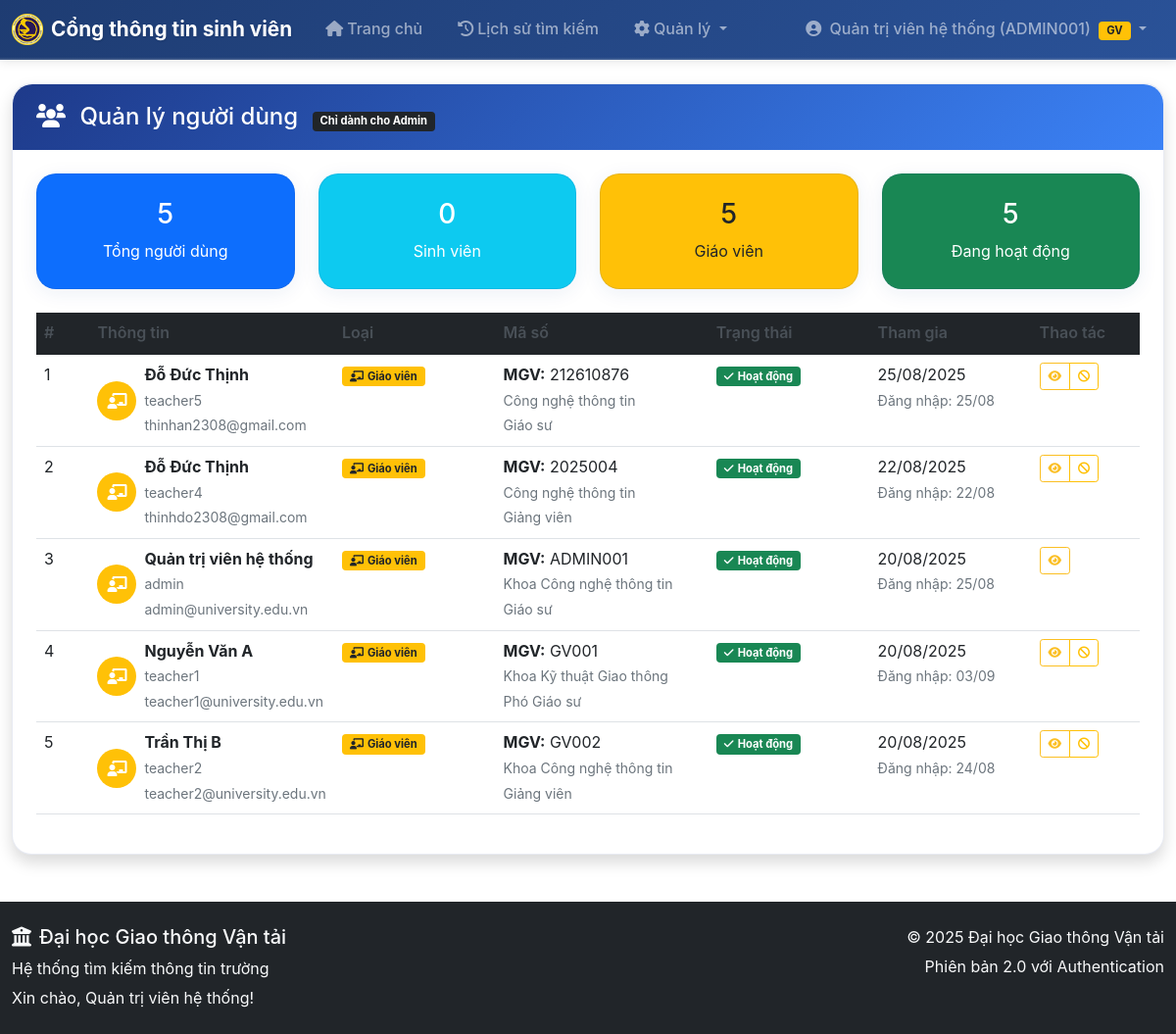
Before: /admin/users (signed in) with the older database file.
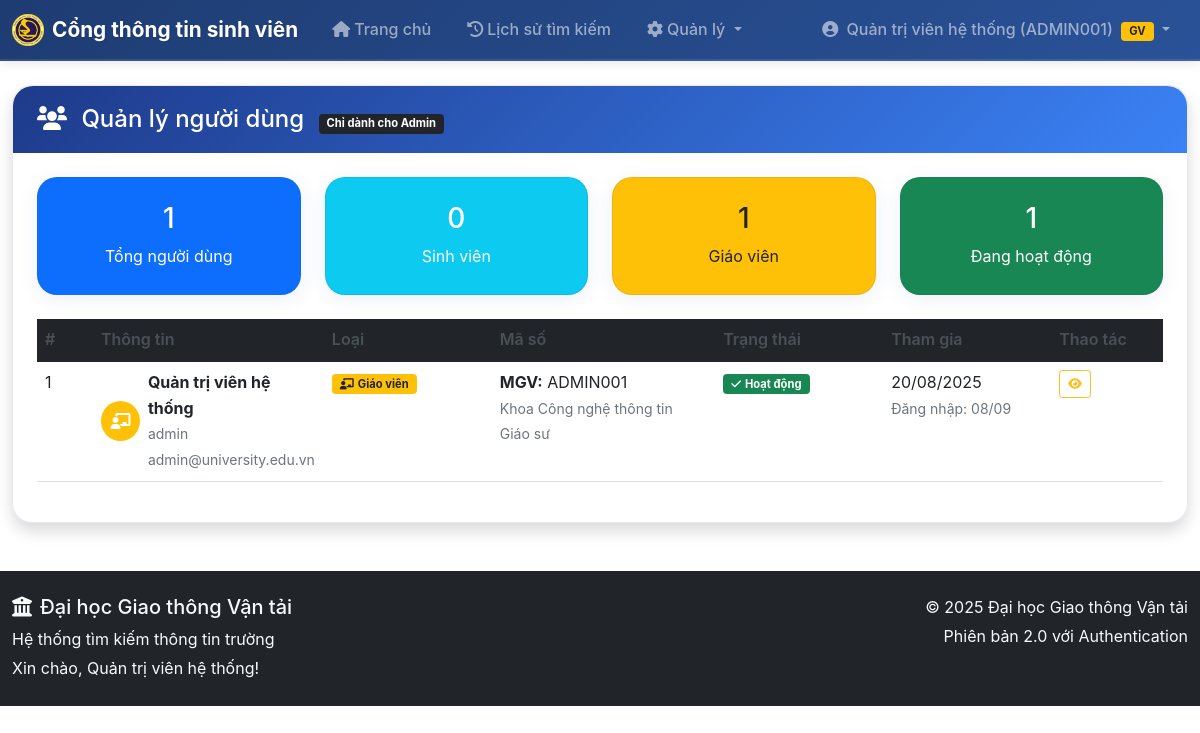
After: the same page with the newer database file.
### models.py (models this page shows, shortened)
class User(UserMixin, db.Model):
    id = db.Column(db.Integer, primary_key=True)
    username = db.Column(db.String(80), unique=True, nullable=False)
    email = db.Column(db.String(120), unique=True, nullable=False)
    password_hash = db.Column(db.String(255), nullable=False)
    full_name = db.Column(db.String(100), nullable=False)
    role = db.Column(db.String(20), nullable=False, default='teacher')
    teacher_id = db.Column(db.String(20), unique=True, nullable=True)  # Mã giáo viên
    department = db.Column(db.String(100), nullable=True)  # Khoa/Bộ môn
    position = db.Column(db.String(50), nullable=True)  # Chức vụ
    is_active = db.Column(db.Boolean, default=True, nullable=False)
    approval_status = db.Column(db.String(20), default='approved', nullable=False)  # 'pending', 'approved', 'rejected'
    created_at = db.Column(db.DateTime, default=datetime.utcnow)
    last_login = db.Column(db.DateTime, nullable=True)
    def is_teacher(self):
        return self.role == 'teacher'
    def is_admin(self):
        return self.username == 'admin' or self.role == 'admin'
    def get_display_name(self):
        if self.role == 'teacher' and self.teacher_id:
            return f"{self.full_name} ({self.teacher_id})"
        return self.full_name

### app.py (the view)
@app.route('/admin/users')
@login_required
def admin_users():
    if not current_user.is_admin():
        flash('Bạn không có quyền truy cập trang này.', 'error')
        return redirect(url_for('index'))
    page = request.args.get('page', 1, type=int)
    per_page = 20
    users = User.query.order_by(User.created_at.desc()) \
        .paginate(page=page, per_page=per_page, error_out=False)
    return render_template('admin/users.html', users=users)

### templates/admin/users.html (shortened to what this page needs)
{% extends "base.html" %}
{% block content %}
<div class="row">
    <div class="col-12">
        <div class="card shadow">
            <div class="card-header bg-warning text-dark">
                <h4 class="mb-0">
                    <i class="fas fa-users me-2"></i>
                    Quản lý người dùng
                    <span class="badge bg-dark ms-2">Chỉ dành cho Admin</span>
                </h4>
            </div>
            <div class="card-body">
                {% if users.items %}
                    <div class="row mb-4">
                        <div class="col-md-3">
                            <div class="card bg-primary text-white">
                                <div class="card-body text-center">
                                    <h3>{{ users.total }}</h3>
                                    <p class="mb-0">Tổng người dùng</p>
                                </div>
                            </div>
                        </div>
                        <div class="col-md-3">
                            <div class="card bg-info text-white">
                                <div class="card-body text-center">
                                    <h3>{{ users.items|selectattr('role', 'eq', 'student')|list|length }}</h3>
                                    <p class="mb-0">Sinh viên</p>
                                </div>
                            </div>
                        </div>
                        <div class="col-md-3">
                            <div class="card bg-warning text-dark">
                                <div class="card-body text-center">
                                    <h3>{{ users.items|selectattr('role', 'eq', 'teacher')|list|length }}</h3>
                                    <p class="mb-0">Giáo viên</p>
                                </div>
                            </div>
                        </div>
                        <div class="col-md-3">
                            <div class="card bg-success text-white">
                                <div class="card-body text-center">
                                    <h3>{{ users.items|selectattr('is_active', 'eq', true)|list|length }}</h3>
                                    <p class="mb-0">Đang hoạt động</p>
                                </div>
                            </div>
                        </div>
                    </div>
                    <div class="table-responsive">
                        <table class="table table-hover">
                            <thead class="table-dark">
                                <tr>
                                    <th width="5%">#</th>
                                    <th width="20%">Thông tin</th>
                                    <th width="15%">Loại</th>
                                    <th width="20%">Mã số</th>
                                    <th width="15%">Trạng thái</th>
                                    <th width="15%">Tham gia</th>
                                    <th width="10%">Thao tác</th>
                                </tr>
                            </thead>
                            <tbody>
                                {% for user in users.items %}
                                <tr class="{{ 'table-warning' if not user.is_active else '' }}">
                                    <td>{{ loop.index + (users.page - 1) * users.per_page }}</td>
                                    <td>
                                        <div class="d-flex align-items-center">
                                            <div class="avatar-sm bg-{{ 'warning' if user.is_teacher() else 'primary' }} text-white rounded-circle me-2 d-flex align-items-center justify-content-center">
                                                <i class="fas fa-{{ 'chalkboard-teacher' if user.is_teacher() else 'graduation-cap' }}"></i>
                                            </div>
                                            <div>
                                                <div class="fw-bold">{{ user.full_name }}</div>
                                                <small class="text-muted">{{ user.username }}</small><br>
                                                <small class="text-muted">{{ user.email }}</small>
                                            </div>
                                        </div>
                                    </td>
                                    <td>
                                        <span class="badge bg-warning text-dark">
                                            <i class="fas fa-chalkboard-teacher me-1"></i>Giáo viên
                                        </span>
                                    </td>
                                    <td>
                                        <div>
                                            <strong>MGV:</strong> {{ user.teacher_id or 'Chưa cập nhật' }}<br>
                                            <small class="text-muted">{{ user.department or 'Chưa cập nhật' }}</small><br>
                                            <small class="text-muted">
                                                {% if user.position == 'giang_vien' %}Giảng viên
                                                {% elif user.position == 'pho_giao_su' %}Phó Giáo sư
                                                {% elif user.position == 'giao_su' %}Giáo sư
                                                {% elif user.position == 'truong_khoa' %}Trưởng khoa
                                                {% elif user.position == 'pho_truong_khoa' %}Phó Trưởng khoa
                                                {% elif user.position == 'truong_bo_mon' %}Trưởng bộ môn
                                                {% else %}{{ user.position or 'Chưa cập nhật' }}{% endif %}
                                            </small>
                                        </div>
                                    </td>
                                    <td>
                                        {% if user.is_active %}
                                            <span class="badge bg-success">
                                                <i class="fas fa-check me-1"></i>Hoạt động
                                            </span>
                                        {% else %}
                                            <span class="badge bg-danger">
                                                <i class="fas fa-times me-1"></i>Vô hiệu hóa
                                            </span>
                                        {% endif %}
                                    </td>
                                    <td>
                                        <div class="text-nowrap">
                                            {{ user.created_at.strftime('%d/%m/%Y') if user.created_at else 'N/A' }}
                                        </div>
                                        {% if user.last_login %}
                                        <small class="text-muted">
                                            Đăng nhập: {{ user.last_login.strftime('%d/%m') }}
                                        </small>
                                        {% else %}
                                        <small class="text-muted">Chưa đăng nhập</small>
                                        {% endif %}
                                    </td>
                                    <td>
                                        <div class="btn-group btn-group-sm" role="group">
                                            <button type="button"
                                                    class="btn btn-outline-info btn-sm"
                                                    data-bs-toggle="modal"
                                                    data-bs-target="#userDetailModal"
                                                    data-user-id="{{ user.id }}"
                                                    title="Xem chi tiết">
                                                <i class="fas fa-eye"></i>
                                            </button>
                                            {% if user.id != current_user.id %}
                                            <button type="button"
                                                    class="btn btn-outline-{{ 'success' if not user.is_active else 'warning' }} btn-sm toggle-user-btn"
                                                    data-user-id="{{ user.id }}"
                                                    data-current-status="{{ user.is_active }}"
                                                    title="{{ 'Kích hoạt' if not user.is_active else 'Vô hiệu hóa' }}">
                                                <i class="fas fa-{{ 'check' if not user.is_active else 'ban' }}"></i>
                                            </button>
                                            {% endif %}
                                        </div>
                                    </td>
                                </tr>
                                {% endfor %}
                            </tbody>
                        </table>
                    </div>
                {% endif %}
            </div>
        </div>
    </div>
</div>
{% endblock %}

### templates/base.html (shortened to what this page needs)
<!DOCTYPE html>
<html lang="vi">
<head>
    <link href="https://cdn.jsdelivr.net/npm/bootstrap@5.1.3/dist/css/bootstrap.min.css" rel="stylesheet">
    <link rel="stylesheet" href="https://cdnjs.cloudflare.com/ajax/libs/font-awesome/6.0.0/css/all.min.css">
    <link rel="stylesheet" href="{{ url_for('static', filename='css/style.css') }}">
</head>
<body>
    <nav class="navbar navbar-expand-lg navbar-dark" style="background: linear-gradient(135deg, #1e3c72 0%, #2a5298 100%);">
        <div class="container">
            <a class="navbar-brand fw-bold d-flex align-items-center" href="{{ url_for('index') }}">
                <img src="{{ url_for('static', filename='img/logo.png') }}" alt="Logo" width="32" height="32" class="me-2">
                Cổng thông tin sinh viên
            </a>
            <div class="collapse navbar-collapse" id="navbarNav">
                <ul class="navbar-nav me-auto">
                    <li class="nav-item">
                        <a class="nav-link px-3" href="{{ url_for('index') }}">
                            <i class="fas fa-home me-1"></i>Trang chủ
                        </a>
                    </li>
                    {% if current_user.is_authenticated %}
                        <li class="nav-item">
                            <a class="nav-link px-3" href="{{ url_for('search_history') }}">
                                <i class="fas fa-history me-1"></i>Lịch sử tìm kiếm
                            </a>
                        </li>
                        {% if current_user.is_admin() %}
                        <li class="nav-item dropdown">
                            <a class="nav-link dropdown-toggle px-3" href="#" id="adminDropdown" role="button" data-bs-toggle="dropdown">
                                <i class="fas fa-cog me-1"></i>Quản lý
                            </a>
                        </li>
                        {% elif current_user.is_authenticated and current_user.is_teacher() %}
                        <li class="nav-item">
                            <a class="nav-link px-3" href="{{ url_for('admin_documents') }}">
                                <i class="fas fa-database me-1"></i>Quản lý dữ liệu
                            </a>
                        </li>
                        {% endif %}
                    {% endif %}
                </ul>
                <ul class="navbar-nav">
                    {% if current_user.is_authenticated %}
                        <li class="nav-item dropdown">
                            <a class="nav-link dropdown-toggle px-3" href="#" id="navbarDropdown" role="button" data-bs-toggle="dropdown">
                                <i class="fas fa-user-circle me-1"></i>
                                {{ current_user.get_display_name() }}
                                {% if current_user.is_authenticated and current_user.is_teacher() %}
                                    <span class="badge bg-warning text-dark ms-1">GV</span>
                                {% endif %}
                            </a>
                        </li>
                    {% endif %}
                </ul>
            </div>
        </div>
    </nav>
    <main class="container mt-4">
        {% block content %}{% endblock %}
    </main>
    <footer class="bg-dark text-light py-4 mt-5">
        <div class="container">
            <div class="row">
                <div class="col-md-6">
                    <h5><i class="fas fa-university me-2"></i>Đại học Giao thông Vận tải</h5>
                    <p class="mb-1">Hệ thống tìm kiếm thông tin trường</p>
                    <p class="mb-0">
                        {% if current_user.is_authenticated %}
                            Xin chào, {{ current_user.full_name }}!
                        {% else %}
                            Tìm kiếm mở cho tất cả mọi người - Không cần đăng nhập
                        {% endif %}
                    </p>
                </div>
                <div class="col-md-6 text-md-end">
                    <p class="mb-1">© 2025 Đại học Giao thông Vận tải</p>
                    <p class="mb-0">Phiên bản 2.0 với Authentication</p>
                </div>
            </div>
        </div>
    </footer>
</body>
</html>

Changed rows visible on the page:
removed User: full_name "Đỗ Đức Thịnh", username "teacher5", email "thinhan2308@gmail.com", teacher "212610876", department "Công nghệ thông tin", position "Giáo sư", is_active True (drawn), created_at "25/08/2025", last_login "25/08"
removed User: full_name "Đỗ Đức Thịnh", username "teacher4", email "thinhdo2308@gmail.com", teacher "2025004", department "Công nghệ thông tin", position "Giảng viên", is_active True (drawn), created_at "22/08/2025", last_login "22/08"
removed User: full_name "Nguyễn Văn A", username "teacher1", email "teacher1@university.edu.vn", teacher "GV001", department "Khoa Kỹ thuật Giao thông", position "Phó Giáo sư", is_active True (drawn), created_at "20/08/2025", last_login "03/09"
removed User: full_name "Trần Thị B", username "teacher2", email "teacher2@university.edu.vn", teacher "GV002", department "Khoa Công nghệ thông tin", position "Giảng viên", is_active True (drawn), created_at "20/08/2025", last_login "24/08"
changed User "Quản trị viên hệ thống": last_login "25/08" → "08/09"
Other visible differences:
{{ users.total }}: "5" → "1"
{{ users.items|selectattr('role', 'eq', 'teacher')|list|length }}: "5" → "1"
{{ users.items|selectattr('is_active', 'eq', true)|list|length }}: "5" → "1"
